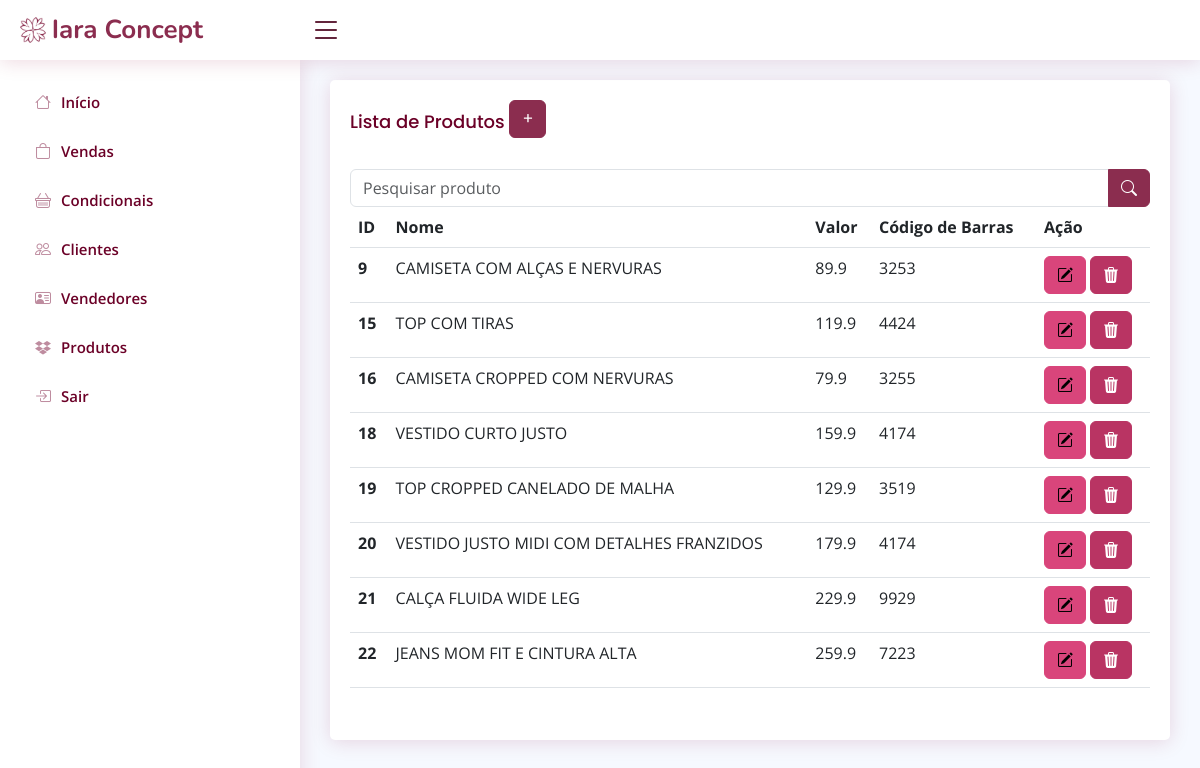
Page /listarProduto.php (signed in) on the committed database.
### tables this page shows
CREATE TABLE `produto` (
  `id` int(11) NOT NULL,
  `nome` varchar(100) NOT NULL,
  `valor` float NOT NULL,
  `codBarras` int(11) NOT NULL
);

### listarProduto.php (the view, shortened to what this page needs)
<!DOCTYPE html>
<?php
require_once("conexao.php");
$pesquisaProduto = "";
if (isset($_POST['pesquisar'])) {
  $pesquisaProduto = $_POST['produto'];
  $V_WHERE = " AND nome LIKE '%$pesquisaProduto%'";
} else {
  $V_WHERE = "";
}
$sql = "SELECT * FROM produto WHERE 1 = 1 $V_WHERE";
$resultado = mysqli_query($conexao, $sql);
?>
<?php require_once("cabecalho.php") ?>
<main id="main" class="main">
    <section class="section">
          <div class="card">
            <div class="card-body">
              <h5 class="card-title">Lista de Produtos
                <a href="cadastrarProduto.php"><button type="button" class="btn btn-primary mb-2">+
              </button></a>
              </h5>
            <div class="row">
                    <div class="mb-3">
                        <form method="post">
                            <div class="input-group">
                            <input type="text" class="form-control" id="produto" name="produto"
                            value="<?php echo $pesquisaProduto; ?>" placeholder="Pesquisar produto">
                            <button name="pesquisar" stype="button" class="btn btn-primary"><i class="bi bi-search"></i></button>
                            </div>
                        </form>
              <table class="table">
                <thead>
                    <tr>
                        <th scope="col">ID</th>
                        <th scope="col">Nome</th>
                        <th scope="col">Valor</th>
                        <th scope="col">Código de Barras</th>
                        <th scope="col">Ação</th>
                    </tr>
                </thead>
                <tbody>
                 <?php while ($linha = mysqli_fetch_array($resultado)) { ?>
                    <tr>
                        <th>
                        <?= $linha['id'] ?>
                        </th>
                        <td>
                        <?= $linha['nome'] ?>
                        </td>
                        <td>
                        <?= $linha['valor'] ?>
                        </td>
                        <td>
                        <?= $linha['codBarras'] ?>
                        </td>
                        <td><a href="alterarProduto.php?id=<?= $linha['id'] ?>" class="btn btn-warning"><i
                            class="bi bi-pencil-square"></i></a>
                        <a href="listarProduto.php? id=<?= $linha['id'] ?>" class="btn btn-danger"
                            onclick="return confirm('Deseja excluir mesmo?')">
                            <i class="bi bi-trash3-fill"></i>
                        </a>
                    </tr>
                    <?php } ?>
                </tbody>
              </table>
            </div>
          </div>
    </section>
</main>
<?php require_once("rodape.php") ?>

### assets/css/style.css (style rules this page uses)
:root { scroll-behavior: smooth; }
body { font-family: "Open Sans", sans-serif; background: #f6f9ff; color: #444444; }
a { color: #4154f1; text-decoration: none; }
h1, h2, h3, h4, h5, h6 { font-family: "Nunito", sans-serif; }
#main { margin-top: 60px; padding: 20px 30px; transition: all 0.3s; }
.card { margin-bottom: 30px; border: none; border-radius: 5px; box-shadow: 0px 2px 20px #92003627; }
.card-title { padding: 20px 0 15px 0; font-size: 18px; font-weight: 500; color: #6b0027; font-family: "Poppins", sans-serif; }
.card-body { padding: 0 20px 20px 20px; }
@media (min-width: 1200px) { #main, #footer { margin-left: 300px; } }

### rows in the picture
produto: id "9", nome "CAMISETA COM ALÇAS E NERVURAS", valor "89.9", codBarras "3253"
produto: id "15", nome "TOP COM TIRAS", valor "119.9", codBarras "4424"
produto: id "16", nome "CAMISETA CROPPED COM NERVURAS", valor "79.9", codBarras "3255"
produto: id "18", nome "VESTIDO CURTO JUSTO", valor "159.9", codBarras "4174"
produto: id "19", nome "TOP CROPPED CANELADO DE MALHA", valor "129.9", codBarras "3519"
produto: id "20", nome "VESTIDO JUSTO MIDI COM DETALHES FRANZIDOS", valor "179.9", codBarras "4174"
produto: id "21", nome "CALÇA FLUIDA WIDE LEG", valor "229.9", codBarras "9929"
produto: id "22", nome "JEANS MOM FIT E CINTURA ALTA", valor "259.9", codBarras "7223"
